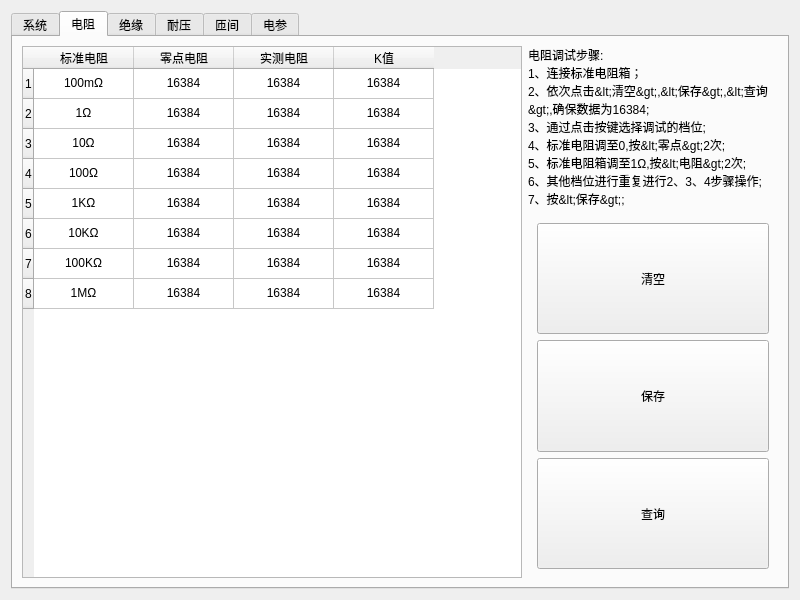
<?xml version="1.0" encoding="UTF-8"?>
<ui version="4.0">
 <class>CWinDbug</class>
 <widget class="QWidget" name="CWinDbug">
  <property name="geometry">
   <rect>
    <x>0</x>
    <y>0</y>
    <width>800</width>
    <height>600</height>
   </rect>
  </property>
  <property name="windowTitle">
   <string>Form</string>
  </property>
  <layout class="QVBoxLayout" name="verticalLayout">
   <item>
    <widget class="QTabWidget" name="tabWidget">
     <property name="currentIndex">
      <number>1</number>
     </property>
     <widget class="QWidget" name="TabSystem">
      <attribute name="title">
       <string>系统</string>
      </attribute>
     </widget>
     <widget class="QWidget" name="TabDDLR">
      <attribute name="title">
       <string>电阻</string>
      </attribute>
      <layout class="QHBoxLayout" name="horizontalLayout" stretch="2,1">
       <item>
        <widget class="QTableWidget" name="TabDebugDLR">
         <row>
          <property name="text">
           <string>1</string>
          </property>
         </row>
         <row>
          <property name="text">
           <string>2</string>
          </property>
         </row>
         <row>
          <property name="text">
           <string>3</string>
          </property>
         </row>
         <row>
          <property name="text">
           <string>4</string>
          </property>
         </row>
         <row>
          <property name="text">
           <string>5</string>
          </property>
         </row>
         <row>
          <property name="text">
           <string>6</string>
          </property>
         </row>
         <row>
          <property name="text">
           <string>7</string>
          </property>
         </row>
         <row>
          <property name="text">
           <string>8</string>
          </property>
         </row>
         <column>
          <property name="text">
           <string>标准电阻</string>
          </property>
         </column>
         <column>
          <property name="text">
           <string>零点电阻</string>
          </property>
         </column>
         <column>
          <property name="text">
           <string>实测电阻</string>
          </property>
         </column>
         <column>
          <property name="text">
           <string>K值</string>
          </property>
         </column>
         <item row="0" column="0">
          <property name="text">
           <string>100mΩ</string>
          </property>
          <property name="textAlignment">
           <set>AlignCenter</set>
          </property>
         </item>
         <item row="0" column="1">
          <property name="text">
           <string>16384</string>
          </property>
          <property name="textAlignment">
           <set>AlignCenter</set>
          </property>
         </item>
         <item row="0" column="2">
          <property name="text">
           <string>16384</string>
          </property>
          <property name="textAlignment">
           <set>AlignCenter</set>
          </property>
         </item>
         <item row="0" column="3">
          <property name="text">
           <string>16384</string>
          </property>
          <property name="textAlignment">
           <set>AlignCenter</set>
          </property>
         </item>
         <item row="1" column="0">
          <property name="text">
           <string>1Ω</string>
          </property>
          <property name="textAlignment">
           <set>AlignCenter</set>
          </property>
         </item>
         <item row="1" column="1">
          <property name="text">
           <string>16384</string>
          </property>
          <property name="textAlignment">
           <set>AlignCenter</set>
          </property>
         </item>
         <item row="1" column="2">
          <property name="text">
           <string>16384</string>
          </property>
          <property name="textAlignment">
           <set>AlignCenter</set>
          </property>
         </item>
         <item row="1" column="3">
          <property name="text">
           <string>16384</string>
          </property>
          <property name="textAlignment">
           <set>AlignCenter</set>
          </property>
         </item>
         <item row="2" column="0">
          <property name="text">
           <string>10Ω</string>
          </property>
          <property name="textAlignment">
           <set>AlignCenter</set>
          </property>
         </item>
         <item row="2" column="1">
          <property name="text">
           <string>16384</string>
          </property>
          <property name="textAlignment">
           <set>AlignCenter</set>
          </property>
         </item>
         <item row="2" column="2">
          <property name="text">
           <string>16384</string>
          </property>
          <property name="textAlignment">
           <set>AlignCenter</set>
          </property>
         </item>
         <item row="2" column="3">
          <property name="text">
           <string>16384</string>
          </property>
          <property name="textAlignment">
           <set>AlignCenter</set>
          </property>
         </item>
         <item row="3" column="0">
          <property name="text">
           <string>100Ω</string>
          </property>
          <property name="textAlignment">
           <set>AlignCenter</set>
          </property>
         </item>
         <item row="3" column="1">
          <property name="text">
           <string>16384</string>
          </property>
          <property name="textAlignment">
           <set>AlignCenter</set>
          </property>
         </item>
         <item row="3" column="2">
          <property name="text">
           <string>16384</string>
          </property>
          <property name="textAlignment">
           <set>AlignCenter</set>
          </property>
         </item>
         <item row="3" column="3">
          <property name="text">
           <string>16384</string>
          </property>
          <property name="textAlignment">
           <set>AlignCenter</set>
          </property>
         </item>
         <item row="4" column="0">
          <property name="text">
           <string>1KΩ</string>
          </property>
          <property name="textAlignment">
           <set>AlignCenter</set>
          </property>
         </item>
         <item row="4" column="1">
          <property name="text">
           <string>16384</string>
          </property>
          <property name="textAlignment">
           <set>AlignCenter</set>
          </property>
         </item>
         <item row="4" column="2">
          <property name="text">
           <string>16384</string>
          </property>
          <property name="textAlignment">
           <set>AlignCenter</set>
          </property>
         </item>
         <item row="4" column="3">
          <property name="text">
           <string>16384</string>
          </property>
          <property name="textAlignment">
           <set>AlignCenter</set>
          </property>
         </item>
         <item row="5" column="0">
          <property name="text">
           <string>10KΩ</string>
          </property>
          <property name="textAlignment">
           <set>AlignCenter</set>
          </property>
         </item>
         <item row="5" column="1">
          <property name="text">
           <string>16384</string>
          </property>
          <property name="textAlignment">
           <set>AlignCenter</set>
          </property>
         </item>
         <item row="5" column="2">
          <property name="text">
           <string>16384</string>
          </property>
          <property name="textAlignment">
           <set>AlignCenter</set>
          </property>
         </item>
         <item row="5" column="3">
          <property name="text">
           <string>16384</string>
          </property>
          <property name="textAlignment">
           <set>AlignCenter</set>
          </property>
         </item>
         <item row="6" column="0">
          <property name="text">
           <string>100KΩ</string>
          </property>
          <property name="textAlignment">
           <set>AlignCenter</set>
          </property>
         </item>
         <item row="6" column="1">
          <property name="text">
           <string>16384</string>
          </property>
          <property name="textAlignment">
           <set>AlignCenter</set>
          </property>
         </item>
         <item row="6" column="2">
          <property name="text">
           <string>16384</string>
          </property>
          <property name="textAlignment">
           <set>AlignCenter</set>
          </property>
         </item>
         <item row="6" column="3">
          <property name="text">
           <string>16384</string>
          </property>
          <property name="textAlignment">
           <set>AlignCenter</set>
          </property>
         </item>
         <item row="7" column="0">
          <property name="text">
           <string>1MΩ</string>
          </property>
          <property name="textAlignment">
           <set>AlignCenter</set>
          </property>
         </item>
         <item row="7" column="1">
          <property name="text">
           <string>16384</string>
          </property>
          <property name="textAlignment">
           <set>AlignCenter</set>
          </property>
         </item>
         <item row="7" column="2">
          <property name="text">
           <string>16384</string>
          </property>
          <property name="textAlignment">
           <set>AlignCenter</set>
          </property>
         </item>
         <item row="7" column="3">
          <property name="text">
           <string>16384</string>
          </property>
          <property name="textAlignment">
           <set>AlignCenter</set>
          </property>
         </item>
        </widget>
       </item>
       <item>
        <widget class="QWidget" name="widget" native="true">
         <layout class="QVBoxLayout" name="verticalLayout_2">
          <property name="leftMargin">
           <number>0</number>
          </property>
          <property name="topMargin">
           <number>0</number>
          </property>
          <property name="rightMargin">
           <number>0</number>
          </property>
          <property name="bottomMargin">
           <number>0</number>
          </property>
          <item>
           <widget class="QLabel" name="label">
            <property name="text">
             <string>电阻调试步骤:
1、连接标准电阻箱；
2、依次点击&lt;清空&gt;,&lt;保存&gt;,&lt;查询&gt;,确保数据为16384;
3、通过点击按键选择调试的档位;
4、标准电阻调至0,按&lt;零点&gt;2次;
5、标准电阻箱调至1Ω,按&lt;电阻&gt;2次;
6、其他档位进行重复进行2、3、4步骤操作;
7、按&lt;保存&gt;;</string>
            </property>
            <property name="wordWrap">
             <bool>true</bool>
            </property>
           </widget>
          </item>
          <item>
           <widget class="QWidget" name="widget_2" native="true">
            <layout class="QVBoxLayout" name="verticalLayout_3">
             <item>
              <widget class="QPushButton" name="pushButton_2">
               <property name="sizePolicy">
                <sizepolicy hsizetype="Minimum" vsizetype="Expanding">
                 <horstretch>0</horstretch>
                 <verstretch>0</verstretch>
                </sizepolicy>
               </property>
               <property name="text">
                <string>清空</string>
               </property>
              </widget>
             </item>
             <item>
              <widget class="QPushButton" name="pushButton_3">
               <property name="sizePolicy">
                <sizepolicy hsizetype="Minimum" vsizetype="Expanding">
                 <horstretch>0</horstretch>
                 <verstretch>0</verstretch>
                </sizepolicy>
               </property>
               <property name="text">
                <string>保存</string>
               </property>
              </widget>
             </item>
             <item>
              <widget class="QPushButton" name="pushButton">
               <property name="sizePolicy">
                <sizepolicy hsizetype="Minimum" vsizetype="Expanding">
                 <horstretch>0</horstretch>
                 <verstretch>0</verstretch>
                </sizepolicy>
               </property>
               <property name="text">
                <string>查询</string>
               </property>
              </widget>
             </item>
            </layout>
           </widget>
          </item>
         </layout>
        </widget>
       </item>
      </layout>
     </widget>
     <widget class="QWidget" name="tab">
      <attribute name="title">
       <string>绝缘</string>
      </attribute>
     </widget>
     <widget class="QWidget" name="tab_3">
      <attribute name="title">
       <string>耐压</string>
      </attribute>
     </widget>
     <widget class="QWidget" name="tab_4">
      <attribute name="title">
       <string>匝间</string>
      </attribute>
     </widget>
     <widget class="QWidget" name="tab_5">
      <attribute name="title">
       <string>电参</string>
      </attribute>
     </widget>
    </widget>
   </item>
  </layout>
 </widget>
 <resources/>
 <connections/>
</ui>
